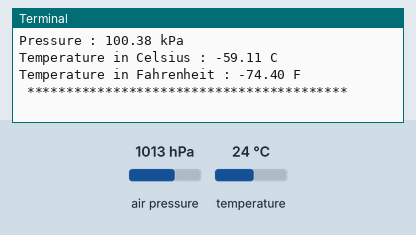
The program below on a simulated Raspberry Pi (BCM pin numbers). On the bench: the last lines printed to the terminal. The inputs (shaded band) are chosen by the test bench; at power-on: air pressure 1013 hPa, temperature 24 °C.

Above: at 1.2 s.
1.3 s: air pressure set to 952 hPa
At 2.3 s:
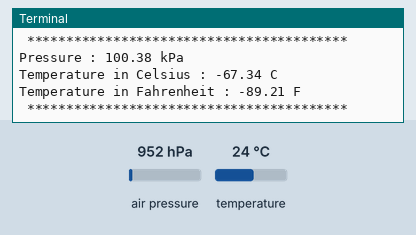
2.8 s: temperature set to 12 °C
4.3 s: air pressure set to 975 hPa
At 5.3 s:
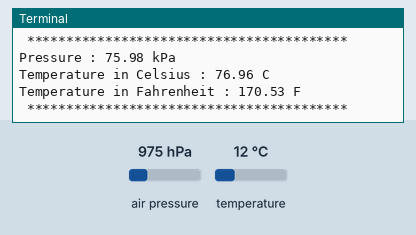
Timing chart, 0 to 7.3 s (numbered marks = the images above; inputs shaded):
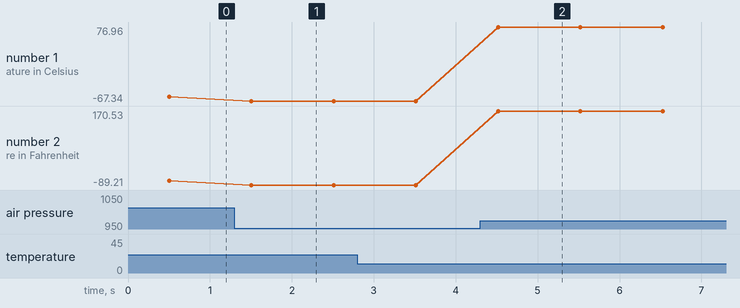

Measured:
- after the input at 1.3 s, the terminal: prints a new line after 0.21 s (image 1)
- after the input at 4.3 s, the terminal: prints a new line after 0.22 s (image 2)
- plotted number 1: -59.11 → -67.34 after the input at 1.3 s, -67.34 → 76.96 after the input at 4.3 s
- plotted number 2: -74.4 → -89.21 after the input at 1.3 s, -89.21 → 170.53 after the input at 4.3 s

The program:

MPL115A2.py
```python
# (licence header left out)
import smbus
import time

# Get I2C bus
bus = smbus.SMBus(1)

# I2C address of the device
MPL115A2_DEFAULT_ADDRESS			= 0x60

# MPL115A2 Register Map
MPL115A2_REG_PRESSURE_MSB			= 0x00 # Pressure ADC output value MSB
MPL115A2_REG_PRESSURE_LSB			= 0x01 # Pressure ADC output value LSB
MPL115A2_REG_TEMP_MSB				= 0x02 # Temperature ADC output value MSB
MPL115A2_REG_TEMP_LSB				= 0x03 # Temperature ADC output value LSB
MPL115A2_REG_A0_COEFF_MSB			= 0x04 # A0 coefficient MSB
MPL115A2_REG_A0_COEFF_LSB			= 0x05 # A0 coefficient LSB
MPL115A2_REG_B1_COEFF_MSB			= 0x06 # B1 coefficient MSB
MPL115A2_REG_B1_COEFF_LSB			= 0x07 # B1 coefficient LSB
MPL115A2_REG_B2_COEFF_MSB			= 0x08 # B2 coefficient MSB
MPL115A2_REG_B2_COEFF_LSB			= 0x09 # B2 coefficient LSB
MPL115A2_REG_C12_COEFF_MSB			= 0x0A # C12 coefficient MSB
MPL115A2_REG_C12_COEFF_LSB			= 0x0B # C12 coefficient LSB
MPL115A2_REG_STARTCONVERSION		= 0x12 # Start Pressure and Temperature Conversion

class MPL115A2():
	def read_coefficient(self):
		"""Read data back from MPL115A2_REG_A0_COEFF_MSB(0x04), 8 bytes
		A0 MSB, A0 LSB, B1 MSB, B1 LSB, B2 MSB, B2 LSB, C12 MSB, C12 LSB"""
		data = bus.read_i2c_block_data(MPL115A2_DEFAULT_ADDRESS, MPL115A2_REG_A0_COEFF_MSB, 8)

		# Convert the data to floating points
		self.A0 = (data[0] * 256 + data[1]) / 8.0

		self.B1 = (data[2] * 256 + data[3])
		if self.B1 > 32767 :
			self.B1 -= 65536
		self.B1 = self.B1 / 8192.0

		self.B2 = (data[4] * 256 + data[5])
		if self.B2 > 32767 :
			self.B2 -= 65535
		self.B2 = self.B2 / 16384.0

		self.C12 = ((data[6] * 256 + data[7]) / 4) / 4194304.0

	def start_conversion(self):
		"""Select the Start Conversion Register Configuration from the given provided value"""
		bus.write_byte_data(MPL115A2_DEFAULT_ADDRESS, MPL115A2_REG_STARTCONVERSION, 0x00)

	def read_pres(self):
		"""Read data back from MPL115A2_REG_PRESSURE_MSB(0x00), 4 bytes
		pres MSB, pres LSB, temp MSB, temp LSB"""
		data = bus.read_i2c_block_data(MPL115A2_DEFAULT_ADDRESS, MPL115A2_REG_PRESSURE_MSB, 4)

		# Convert the data to 10-bits
		pres = ((data[0] * 256) + (data[1] & 0xC0)) / 64
		temp = ((data[2] * 256) + (data[3] & 0xC0)) / 64

		# Calculate pressure compensation
		presComp = (self.A0 + ((self.B1 + (self.C12 * temp)) * pres)) + (self.B2 * temp)

		# Convert the data
		pressure = (65.0 / 1023.0) * presComp + 50.0
		cTemp = (temp - 498) / (-5.35) + 25
		fTemp = cTemp * 1.8 + 32

		return {'p' : pressure, 'c' : cTemp, 'f' : fTemp}

from MPL115A2 import MPL115A2
mpl115a2 = MPL115A2()

while True :
	mpl115a2.read_coefficient()
	mpl115a2.start_conversion()
	time.sleep(0.5)
	pres = mpl115a2.read_pres()
	print "Pressure : %.2f kPa"%(pres['p'])
	print "Temperature in Celsius : %.2f C"%(pres['c'])
	print "Temperature in Fahrenheit : %.2f F"%(pres['f'])
	print " ***************************************** "
	time.sleep(0.5)
```
